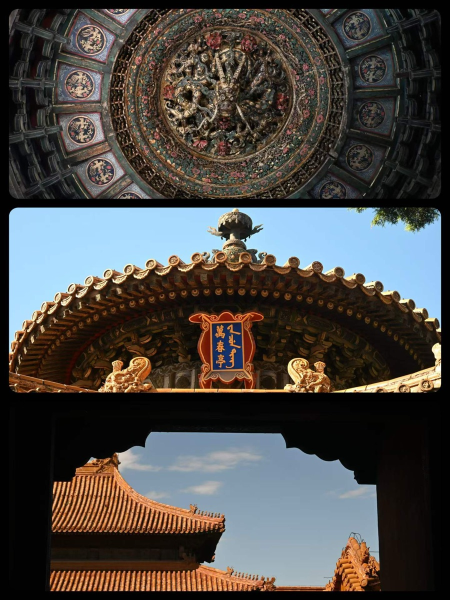
#> input picture assets/img/gugong.jpg, 900 x 1200 px (shown at 1/2 size)
$ python gen_dither.py
#> lines starting #> are read from the running program, lines starting #| are printed output that depends on the picture
#!/usr/bin/env python3
"""【已弃用 · v1.5 起页面不再引用】预生成静态 1-bit 抖动图（assets/img/dither/*.png）。

背景：v1.4.1 曾用它做「canvas 读不到像素时的保真降级」（当时的调用方是
     assets/js/main.js 的 useFallback()）。v1.4.2 发现抖动颗粒过细（位图 225px
     放大到 335px 显示 → ≈1.5 CSS px 网眼）观感反而更糊，于是撤销；
     v1.5 把摄影区统一为「高对比黑白 + 网点」（纯 CSS），本脚本与其产物已无人引用。

留作参考：若将来想重新试 1-bit 抖动（比如把 SCALE 调小、让位图尺寸接近显示宽，
     颗粒就会粗而锐利），这套 Bayer 算法可直接复用。

⚠️ 若要重新启用，需要自己把结果接回页面（页面侧已无任何 dither 逻辑）。

算法：
     w = floor(naturalWidth / scale), h = floor(naturalHeight / scale)
     gray = 0.299R + 0.587G + 0.114B
     gray = gray * 0.92 + 6
     on   = gray > (BAYER[y & 7][x & 7] + 0.5) / 64 * 255

用法（依赖 Pillow）：
     python3 -m venv .venv && .venv/bin/pip install pillow
     .venv/bin/python tools/gen_dither.py
"""
import os
import sys

try:
    from PIL import Image
except ImportError:
    sys.exit("需要 Pillow：python3 -m venv .venv && .venv/bin/pip install pillow")

BAYER = [
    [0, 32, 8, 40, 2, 34, 10, 42],
    [48, 16, 56, 24, 50, 18, 58, 26],
    [12, 44, 4, 36, 14, 46, 6, 38],
    [60, 28, 52, 20, 62, 30, 54, 22],
    [3, 35, 11, 43, 1, 33, 9, 41],
    [51, 19, 59, 27, 49, 17, 57, 25],
    [15, 47, 7, 39, 13, 45, 5, 37],
    [63, 31, 55, 23, 61, 29, 53, 21],
]

# 需要生成抖动图的照片
NAMES = ["gugong", "datong", "haining", "tulip", "lily", "lantern"]
SCALE = 4   # 除的基数：值越小位图越大、颗粒越细（v1.4.2 的教训：位图应≈显示宽度/期望颗粒px）

ROOT = os.path.dirname(os.path.dirname(os.path.abspath(__file__)))
SRC = os.path.join(ROOT, "assets", "img")
DST = os.path.join(SRC, "dither")


def dither(path_in: str, path_out: str) -> tuple:
#> called with path_in = 'assets/img/gugong.jpg', path_out = 'assets/img/dither/gugong.png'
    im = Image.open(path_in).convert("RGB")
#> im is the input picture: PIL image 900x1200 RGB; mean R, G, B 75, 71.9, 68.8
    w = max(1, im.width // SCALE)
#> w = 225
    h = max(1, im.height // SCALE)
#> h = 300
    small = im.resize((w, h), Image.LANCZOS)
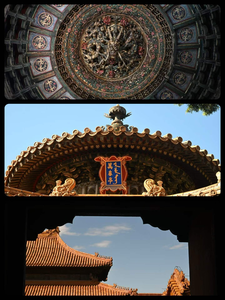
#> small: PIL image 225x300 RGB; mean R, G, B 75.1, 72, 68.9
    px = small.load()
    out = Image.new("1", (w, h), 0)
#> out: PIL image 225x300 1; every value is 0
    o = out.load()
    for y in range(h):
        row = BAYER[y & 7]
        for x in range(w):
            r, g, b = px[x, y]
            gray = 0.299 * r + 0.587 * g + 0.114 * b
            gray = gray * 0.92 + 6.0
            if gray > (row[x & 7] + 0.5) / 64 * 255:
                o[x, y] = 255
    out.save(path_out, optimize=True)
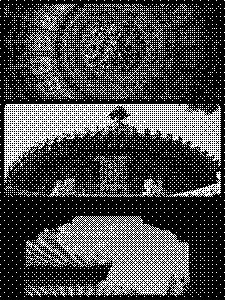
#> saved as gugong.png: PIL image 225x300 1; 28.7% white in thin lines or dots
    return (im.width, im.height, w, h)


def main() -> None:
    os.makedirs(DST, exist_ok=True)
    for name in NAMES:
        src = os.path.join(SRC, name + ".jpg")
        dst = os.path.join(DST, name + ".png")
        if not os.path.exists(src):
            print("跳过（找不到源图）: " + src)
            continue
        sw, sh, w, h = dither(src, dst)
#> sw = 900; sh = 1200; w = 225; h = 300
        print("%-9s %4dx%-5d -> %3dx%-5d  %6.1f KB" % (name, sw, sh, w, h, os.path.getsize(dst) / 1024))
#| gugong     900x1200  -> 225x300       3.9 KB
#> pass 2 of the loop in main, `for name in NAMES:`:
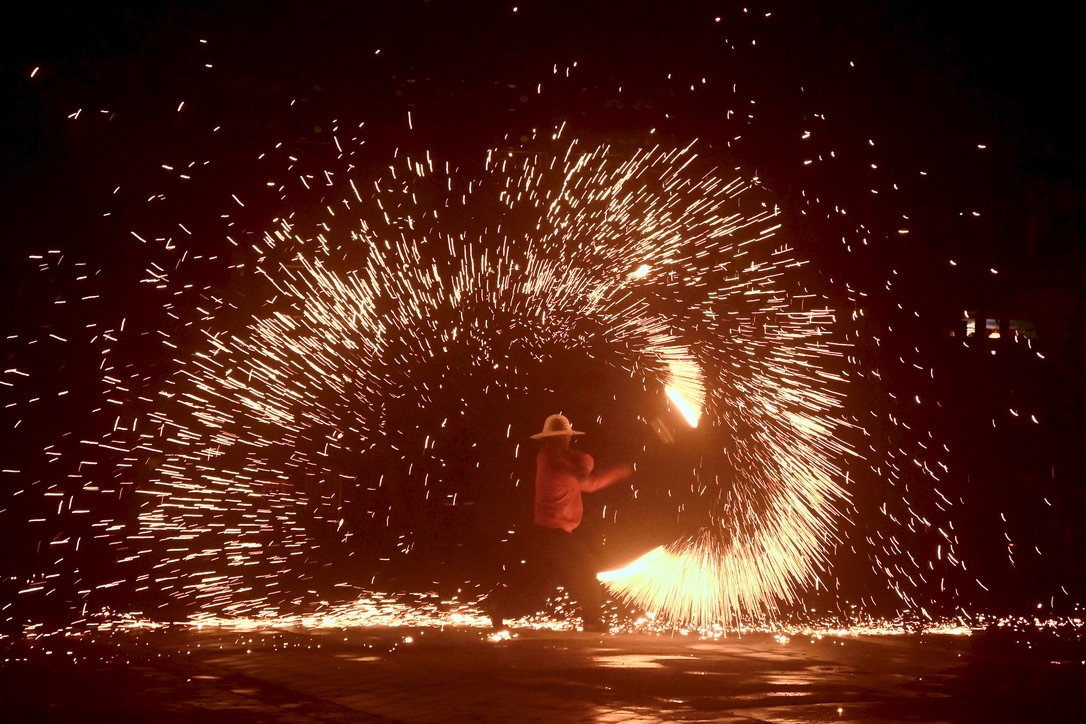
#> input picture assets/img/datong.jpg, 1086 x 724 px
#> in dither, im is the input picture: PIL image 1086x724 RGB; mean R, G, B 80.4, 34.6, 22
#> in dither (call 2), `small = im.resize((w, h), Image.LANCZOS)`:
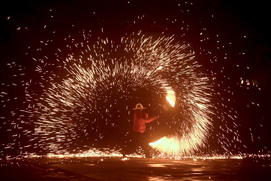
#> small: PIL image 271x181 RGB; mean R, G, B 80.4, 34.8, 22.6
#> out: PIL image 271x181 1; every value is 0
#> in dither (call 2), `out.save(path_out, optimize=True)`:
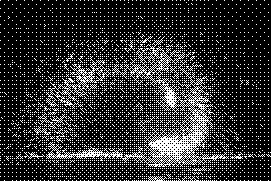
#> saved as datong.png: PIL image 271x181 1; 19.5% white in thin lines or dots
#| datong    1086x724   -> 271x181       2.7 KB
#> pass 3 of the loop in main, `for name in NAMES:`:
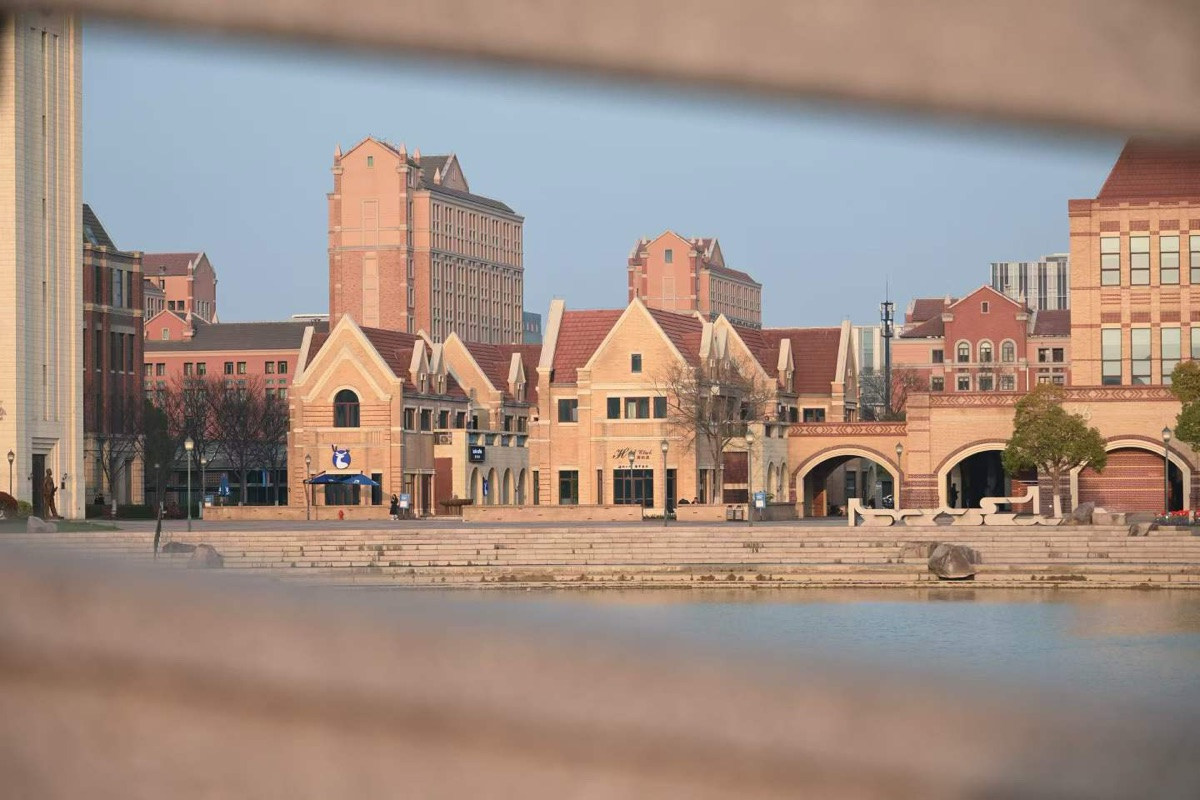
#> input picture assets/img/haining.jpg, 1200 x 800 px
#> in dither, im is the input picture: PIL image 1200x800 RGB; mean R, G, B 160.2, 140.7, 130.2
#> in dither (call 3), `small = im.resize((w, h), Image.LANCZOS)`:
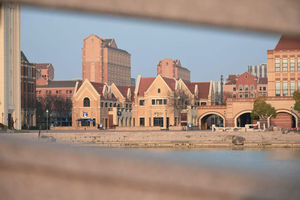
#> small: PIL image 300x200 RGB; mean R, G, B 160.2, 140.7, 130.2
#> out: PIL image 300x200 1; every value is 0
#> in dither (call 3), `out.save(path_out, optimize=True)`:
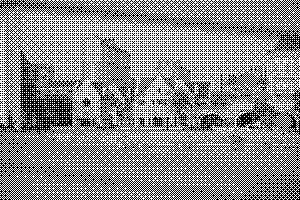
#> saved as haining.png: PIL image 300x200 1; 54.8% white; black in thin lines or dots
#| haining   1200x800   -> 300x200       2.6 KB
#> the loop made 6 passes; the first 3 are shown
    print("完成 → " + DST)


if __name__ == "__main__":
    main()
